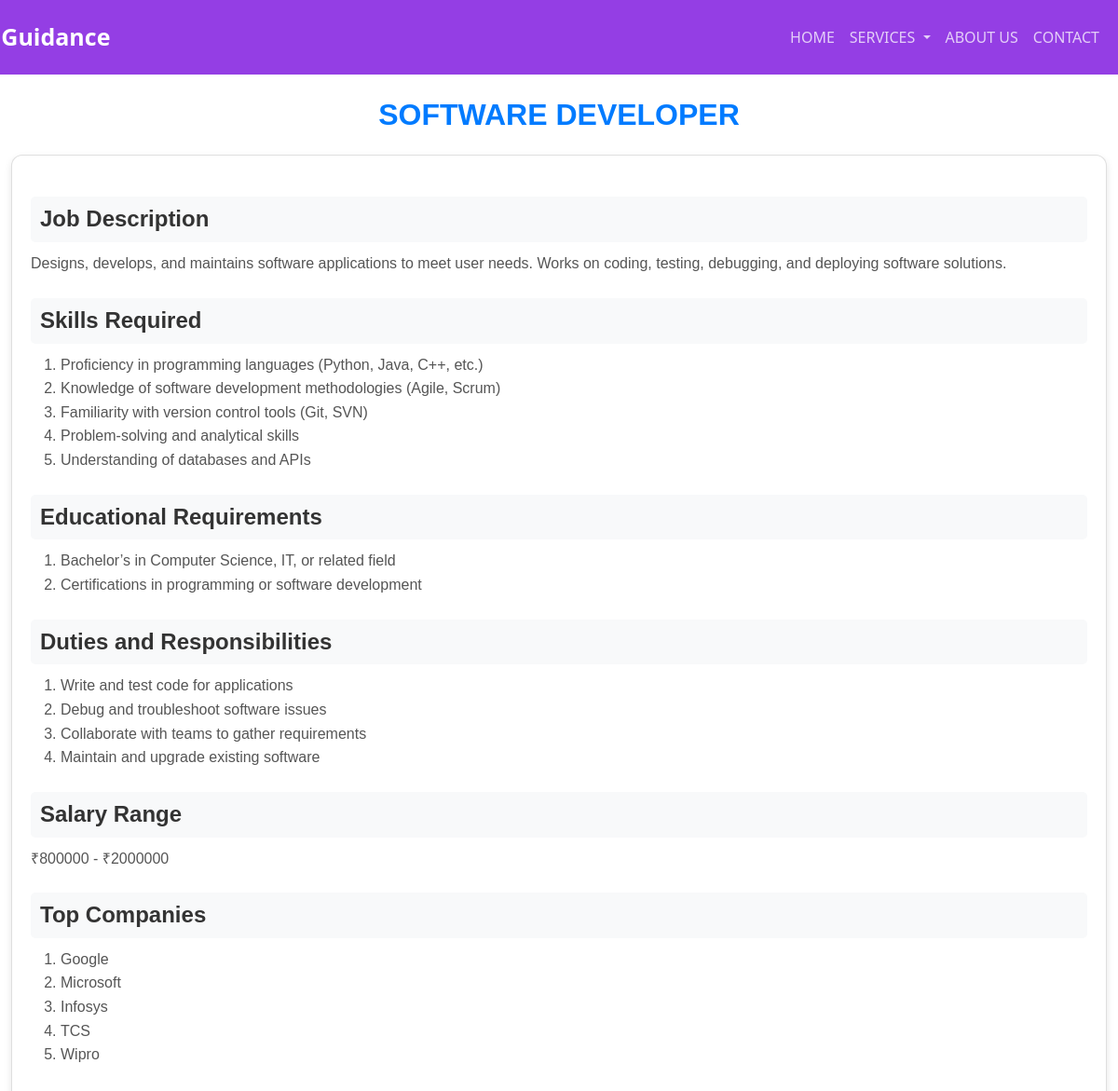
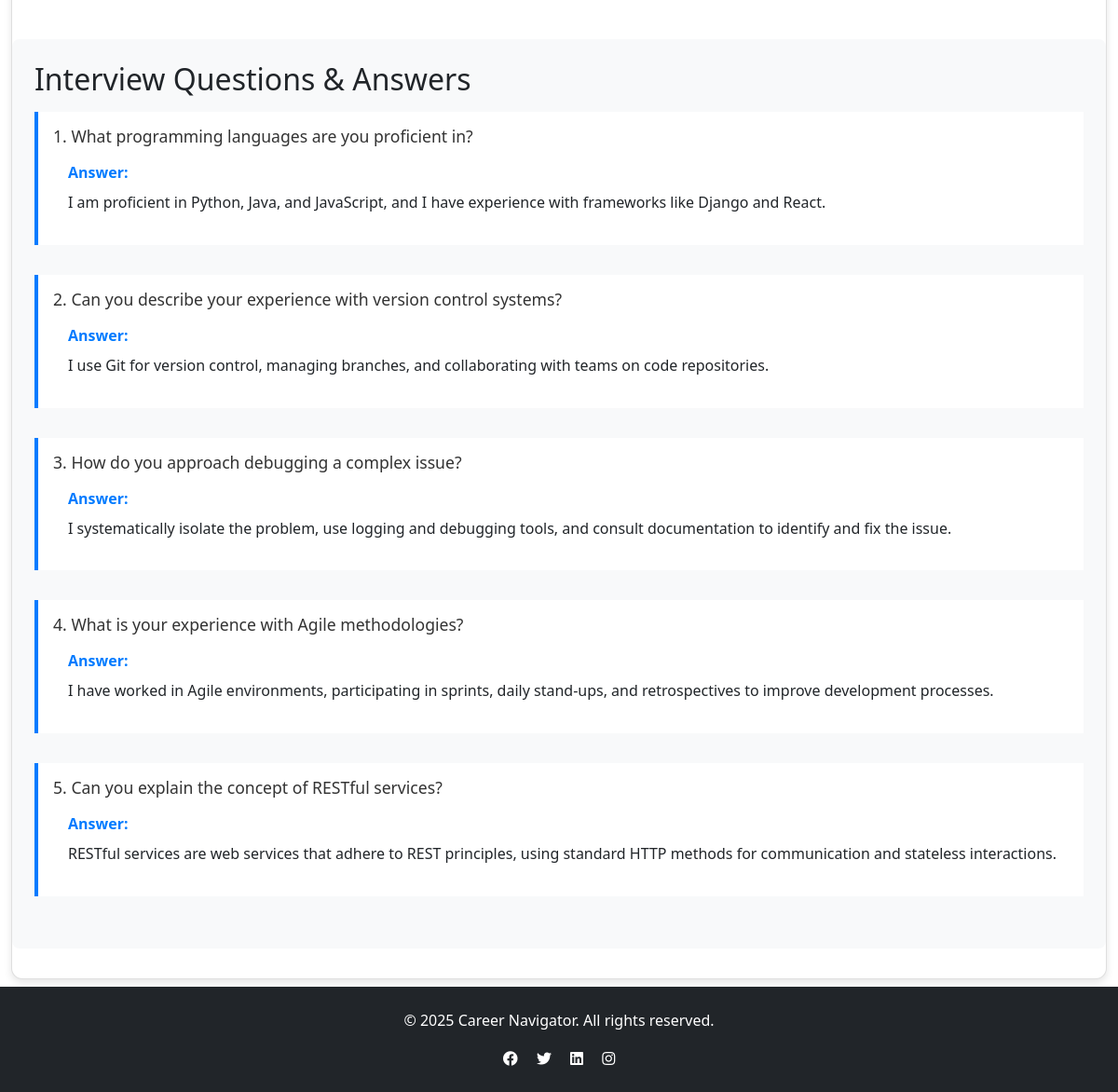
Screenshot of /job/2/ with the database file from the repository (2 pictures, top to bottom).
### advisor/models.py (models this page shows, shortened)
class JobRole(models.Model):
    title = models.CharField(max_length=100)
    description = models.TextField()
    skills_required = models.TextField()
    education_requirements = models.TextField()
    duties = models.TextField()
    min_salary = models.PositiveIntegerField()
    max_salary = models.PositiveIntegerField()
    companies = models.TextField()
    interview_qna = models.JSONField(default=list)  # Store questions and answers as JSON
    image = models.ImageField(upload_to='job_images/', null=True, blank=True)

### advisor/views.py (the view)
# urls.py: path('job/<int:job_id>/', views.job_details, name='job_details'),
def job_details(request, job_id):
    try:
        job = JobRole.objects.get(id=job_id)
        return render(request, 'advisor/job_details.html', {'job': job})
    except JobRole.DoesNotExist:
        return redirect('home')

### advisor/templates/advisor/job_details.html (shortened to what this page needs)
{% extends "advisor/base.html" %}
{% block content %}
<div class="container mt-5">
    <h2 class="text-center mb-4 job-title">{{ job.title }}</h2>
    <div class="card mt-4 mb-2 shadow-hover" style="border-radius: 12px;">
        <div class="card-body">
            <h4 class="mt-4" style="font-family: 'Arial', sans-serif; color: #333; font-weight: bold;">Job Description</h4>
            <p style="font-family: 'Arial', sans-serif; color: #555;">{{ job.description }}</p>
            <h4 class="mt-4" style="font-family: 'Arial', sans-serif; color: #333; font-weight: bold;">Skills Required</h4>
            <ol style="font-family: 'Arial', sans-serif; color: #555;">
                {% for skill in job.skills_required.splitlines %}
                <li class="list-item">{{ skill }}</li>
                {% endfor %}
            </ol>
            <h4 class="mt-4" style="font-family: 'Arial', sans-serif; color: #333; font-weight: bold;">Educational Requirements</h4>
            <ol style="font-family: 'Arial', sans-serif; color: #555;">
                {% for education in job.education_requirements.splitlines %}
                <li class="list-item">{{ education }}</li>
                {% endfor %}
            </ol>
            <h4 class="mt-4" style="font-family: 'Arial', sans-serif; color: #333; font-weight: bold;">Duties and Responsibilities</h4>
            <ol style="font-family: 'Arial', sans-serif; color: #555;">
                {% for duty in job.duties.splitlines %}
                <li class="list-item">{{ duty }}</li>
                {% endfor %}
            </ol>
            <h4 class="mt-4" style="font-family: 'Arial', sans-serif; color: #333; font-weight: bold;">Salary Range</h4>
            <p style="font-family: 'Arial', sans-serif; color: #555;">₹{{ job.min_salary }} - ₹{{ job.max_salary }}</p>
            <h4 class="mt-4" style="font-family: 'Arial', sans-serif; color: #333; font-weight: bold;">Top Companies</h4>
            <ol style="font-family: 'Arial', sans-serif; color: #555;">
                {% for company in job.companies.splitlines %}
                <li class="list-item">{{ company }}</li>
                {% endfor %}
            </ol>
        </div>
<div class="job-section">
    <h2>Interview Questions & Answers</h2>
    <div class="interview-qna">
        {% if job.interview_qna %}
            {% for qa in job.interview_qna %}
                <div class="qa-item">
                    <div class="question">
                        <h3>{{ forloop.counter }}. {{ qa.question }}</h3>
                    </div>
                    <div class="answer">
                        <strong>Answer:</strong>
                        <p>{{ qa.answer }}</p>
                    </div>
                </div>
            {% endfor %}
        {% else %}
            <p>No interview questions available for this role.</p>
        {% endif %}
    </div>
</div>
    </div>
</div>
{% endblock %}

### advisor/static/css/style.css (style rules this page uses)
.container { max-width: 1200px; margin: 0 auto; }
.card { transition: transform 0.2s; box-shadow: 0 2px 4px rgba(0,0,0,0.1); }

### advisor/templates/advisor/job_details.html (style rules this page uses)
.job-section { margin: 2rem 0; padding: 1.5rem; border-radius: 8px; background-color: #f8f9fa; }
.interview-qna { margin-top: 1rem; }
.qa-item { margin-bottom: 2rem; padding: 1rem; border-left: 4px solid #007bff; background-color: white; }
.question h3 { color: #333; margin-bottom: 1rem; font-size: 1.1rem; }
.answer { margin-top: 0.5rem; padding-left: 1rem; }
.answer strong { color: #007bff; }
.answer p { margin-top: 0.5rem; line-height: 1.6; }
.job-title { font-family: 'Arial', sans-serif; font-weight: 700; letter-spacing: 0; color: #007bff; text-transform: uppercase; text-align: center; margin-bottom: 20px; }
.card-body h4 { font-family: 'Arial', sans-serif; color: #333; font-weight: bold; }
.card-body ol li { font-family: 'Arial', sans-serif; color: #555; transition: color 0.3s ease; }
.card { border-radius: 12px; box-shadow: 0 4px 8px rgba(0, 0, 0, 0.1); transition: box-shadow 0.3s ease; }
.card-body { padding: 20px; }
p, ol { line-height: 1.6; }
.card-body h4 { background-color: #f8f9fa; padding: 10px; border-radius: 5px; }
.card-body p, .card-body ol { margin-top: 10px; }

### rows the page displays
JobRole: title "SOFTWARE DEVELOPER", description "Designs, develops, and maintains software applications to meet user needs. Works on coding, testing, debugging, and deploying software solutions.", min_salary "800000", max_salary "2000000"

### other values shown
{{ skill }} "Proficiency in programming languages (Python, Java, C++, etc.)" "Knowledge of software development methodologies (Agile, Scrum)" "Familiarity with version control tools (Git, SVN)" "Problem-solving and analytical skills" "Understanding of databases and APIs"
{{ education }} "Bachelor’s in Computer Science, IT, or related field" "Certifications in programming or software development"
{{ duty }} "Write and test code for applications" "Debug and troubleshoot software issues" "Collaborate with teams to gather requirements" "Maintain and upgrade existing software"
{{ company }} "Google" "Microsoft" "Infosys" "TCS" "Wipro"
{{ qa.question }} "What programming languages are you proficient in?" "Can you describe your experience with version control systems?" "How do you approach debugging a complex issue?" "What is your experience with Agile methodologies?" "Can you explain the concept of RESTful services?"
{{ qa.answer }} "I am proficient in Python, Java, and JavaScript, and I have experience with frameworks like Django and React." "I use Git for version control, managing branches, and collaborating with teams on code repositories." "I systematically isolate the problem, use logging and debugging tools, and consult documentation to identify and fix the issue." "I have worked in Agile environments, participating in sprints, daily stand-ups, and retrospectives to improve development processes." "RESTful services are web services that adhere to REST principles, using standard HTTP methods for communication and stateless interactions."
